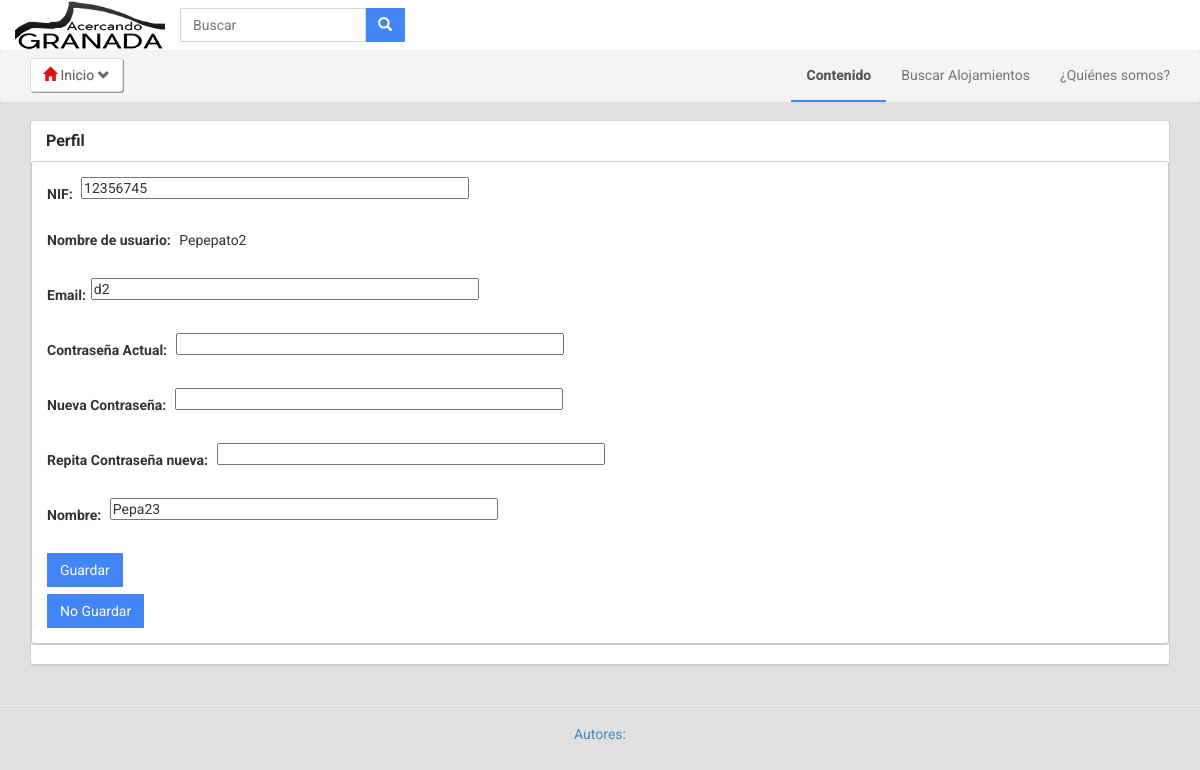
The app's page /GRXDev/index.php?cat=modificar&ID_Usuario=9 (signed in) with its own data.
### tables this page shows
CREATE TABLE IF NOT EXISTS `usuarios` (
  `ID_Usuario` int(11) NOT NULL,
  `Nombre_usuario` varchar(12) NOT NULL,
  `Direccion_correo` varchar(25) NOT NULL,
  `Contrasena` varchar(12) NOT NULL,
  `Tipo_usuario` tinyint(4) NOT NULL,
  `Nombre` varchar(15) NOT NULL,
  `Apellidos` varchar(22) NOT NULL,
  `Sexo` varchar(8) NOT NULL DEFAULT 'Hombre',
  `Fecha_nacimiento` varchar(10) NOT NULL,
  `Ubicacion` varchar(15) NOT NULL,
  `NIF` varchar(15) NOT NULL,
  `Validador` int(11) NOT NULL
);

### GRXDev/conexionBD.php (called while the page is built)
<?php
include "BD.php";
$datos = new BD("localhost", "root", "", "GRXDev");
?>

### GRXDev/BD.php (called while the page is built, shortened)
<?php
class BD {
    private $localhost;
    private $user;
    private $pass;
    public function BD($direccion, $usuario, $contrasenia, $basedatos) {
        $this->localhost = $direccion;
        $this->user = $usuario;
        $this->pass = $contrasenia;
        $this->database = $basedatos;
    }
    public function GetMyConnection() {
        $this->conexion = mysql_connect($this->localhost, $this->user, $this->pass) or die('Could not connect to server.');
        return $this->conexion;
    }
    public function Query($cadena) {
        return $res = mysql_query($cadena, $this->GetMyConnection());
    }
}

### GRXDev/modificar.php (the view, shortened to what this page needs)
<div class="container" id="main">
    <div class="row">
        <?php
        include 'conexionBD.php';
        $id = isset($_GET['ID_Usuario']) ? $_GET['ID_Usuario'] : null;
		if(empty($id)){
			$result = $datos->Query("select Nombre_usuario,Direccion_correo,Tipo_usuario,ID_Usuario,Nombre,Apellidos,Sexo,Fecha_nacimiento,ubicacion,NIF from 	Usuarios where ID_Usuario='".$_COOKIE['id_usuario']."'");
		}
		else{
			$result = $datos->Query("select Nombre_usuario,Direccion_correo,Tipo_usuario,ID_Usuario,Nombre,Apellidos,Sexo,Fecha_nacimiento,ubicacion,NIF from 	Usuarios where ID_Usuario='".$id."'");
		}
		$fila = mysql_fetch_array($result);
		?>
            <div class="col-md-12 col-sm-12">
                <div class="panel panel-default">
                <div class="panel-heading">Perfil</div>
					<div class="panel panel-default">
						<form method="post" action="script_modificardatos.php" id="form-usu">
						<?php
						if($_COOKIE['tipo_usuario']!=1){
							if($fila['Tipo_usuario']==5){ ?>
								<div class="panel-body"><strong style="margin-right:5px;">NIF:  </strong><textarea rows="1" cols="50" name="nif"><?php echo $fila['NIF']?></textarea></div>
							<?php } ?>
								<div class="panel-body"><strong style="margin-right:5px;">Nombre de usuario:  </strong><?php echo $fila['Nombre_usuario']?></div>
								<div class="panel-body"><strong style="margin-right:5px;">Email:</strong><textarea rows="1" cols="50" name="email"><?php echo $fila['Direccion_correo']?></textarea></div>
								<div class="panel-body"><strong style="margin-right:5px;">Contraseña Actual: </strong><textarea rows="1" cols="50" name="actualcontra"></textarea></div>
								<div class="panel-body"><strong style="margin-right:5px;">Nueva Contraseña: </strong><textarea rows="1" cols="50" name="contra"></textarea></div>
								<div class="panel-body"><strong style="margin-right:5px;">Repita Contraseña nueva: </strong><textarea rows="1" cols="50" name="ncontra"></textarea></div>
								<div class="panel-body"><strong style="margin-right:5px;">Nombre: </strong><textarea rows="1" cols="50" name="nombre"><?php echo $fila['Nombre']?></textarea></div>
							<?php if($fila['Tipo_usuario']!=5){ ?>
							<div class="panel-body"><strong style="margin-right:5px;">Apellidos: </strong><textarea rows="1" cols="50" name="apellidos"><?php echo $fila['Apellidos']?></textarea></div>
							<div class="panel-body"><strong style="margin-right:5px;">Sexo: </strong>
									<input type="radio" id="sexo" name="sexo" value="Hombre" checked>Hombre
                                    <input type="radio" id="sexo" name="sexo" value="Mujer">Mujer</div>
							<div class="panel-body"><strong style="margin-right:5px;">Fecha_nacimiento: </strong><textarea rows="1" cols="50" name="fecha"><?php echo $fila['Fecha_nacimiento']?></textarea></div>
							<div class="panel-body"><strong style="margin-right:5px;">Ubicacion: </strong><textarea rows="1" cols="50" name="ubicacion"><?php echo $fila['ubicacion']?></textarea></div>
						<?php }}?>
						<div class="panel-body"><button class="btn btn-primary" type="submit" id="enviar" >Guardar</button></div></form>
						<div class="panel-body" style="margin-top:-2%;"><button class="btn btn-primary" onClick="location.href ='index.php?cat=perfil&ID_Usuario=<?php echo $fila['ID_Usuario'] ?>'" >No Guardar</button></div>
					</div>
                </div>
            </div>
	</div>
</div>

### GRXDev/css/styles.css (style rules this page uses)
.btn,.form-control,.panel,.list-group,.well { border-radius:1px;box-shadow:0 0 0; }
.btn-primary { border-color:transparent; }
.btn-primary,.label-primary,.list-group-item.active, .list-group-item.active:hover, .list-group-item.active:focus { background-color:#4285f4; }
.well,.panel { border-color:#d2d2d2;box-shadow:0 1px 0 #cfcfcf;border-radius:3px; }
button { outline: 0; }
textarea { resize: none; outline: 0; }
.panel .panel-heading { background-color:#ffffff; font-weight:700; font-size:16px; color:#262626; border-color:#ffffff; }
.panel .panel-default { border-color:#cccccc; }
#main { padding-top:120px; }

### records on screen
usuarios: nif "12356745", Nombre_usuario "Pepepato2", email "d2", nombre "Pepa23"
